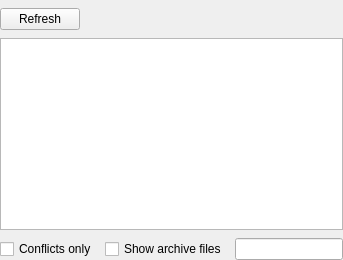
           <widget class="QWidget" name="dataTab">
            <attribute name="title">
             <string>Data</string>
            </attribute>
            <layout class="QVBoxLayout" name="verticalLayout_5">
             <property name="spacing">
              <number>8</number>
             </property>
             <property name="leftMargin">
              <number>0</number>
             </property>
             <property name="rightMargin">
              <number>0</number>
             </property>
             <property name="topMargin">
              <number>8</number>
             </property>
             <property name="bottomMargin">
              <number>0</number>
             </property>
             <item>
              <layout class="QHBoxLayout" name="horizontalLayout_12">
               <item>
                <widget class="QPushButton" name="dataTabRefresh">
                 <property name="toolTip">
                  <string>Refresh the virtual Data tree.</string>
                 </property>
                 <property name="whatsThis">
                  <string>Refresh the virtual Data tree. Hold Shift while clicking to clear it first and rebuild it from scratch.</string>
                 </property>
                 <property name="text">
                  <string>Refresh</string>
                 </property>
                 <property name="icon">
                  <iconset resource="resources.qrc">
                    <normaloff>:/MO/gui/mainwindow/refresh.svg</normaloff>:/MO/gui/mainwindow/refresh.svg</iconset>
                 </property>
                </widget>
               </item>
               <item>
                <spacer name="horizontalSpacer_4">
                 <property name="orientation">
                  <enum>Qt::Horizontal</enum>
                 </property>
                 <property name="sizeHint" stdset="0">
                  <size>
                   <width>40</width>
                   <height>20</height>
                  </size>
                 </property>
                </spacer>
               </item>
              </layout>
             </item>
             <item>
              <layout class="QHBoxLayout" name="horizontalLayout_2">
               <item>
                <widget class="QTreeView" name="dataTree">
                 <property name="contextMenuPolicy">
                  <enum>Qt::CustomContextMenu</enum>
                 </property>
                 <property name="whatsThis">
                  <string>The Data tree shows the virtual game directory MO2 exposes to the selected game. Files stay in their source mods or archives; MO2 does not copy them into the physical game folder. The Mod column identifies the winning source. Conflicts only filters to files with alternatives, and Show archive files includes entries provided by archives. Right-click a file for the preview, open, Explorer, and Mod Info actions available for it.</string>
                 </property>
                 <property name="alternatingRowColors">
                  <bool>true</bool>
                 </property>
                 <property name="selectionMode">
                  <enum>QAbstractItemView::ExtendedSelection</enum>
                 </property>
                 <property name="selectionBehavior">
                  <enum>QAbstractItemView::SelectRows</enum>
                 </property>
                 <property name="uniformRowHeights">
                  <bool>true</bool>
                 </property>
                 <property name="sortingEnabled">
                  <bool>true</bool>
                 </property>
                </widget>
               </item>
              </layout>
             </item>
             <item>
              <layout class="QHBoxLayout" name="horizontalLayout_13" stretch="0,0,1">
               <property name="spacing">
                <number>8</number>
               </property>
               <item>
                <widget class="QCheckBox" name="dataTabShowOnlyConflicts">
                 <property name="toolTip">
                  <string>Filter the list so that only conflicts are displayed.</string>
                 </property>
                 <property name="whatsThis">
                  <string>Filter the list so that only conflicts are displayed.</string>
                 </property>
                 <property name="text">
                  <string>Conflicts only</string>
                 </property>
                </widget>
               </item>
               <item>
                <widget class="QCheckBox" name="dataTabShowFromArchives">
                 <property name="toolTip">
                  <string>Include files from archives in the Data tree alongside loose files.</string>
                 </property>
                 <property name="statusTip">
                  <string/>
                 </property>
                 <property name="whatsThis">
                  <string>Include files from archives in the Data tree alongside loose files.</string>
                 </property>
                 <property name="text">
                  <string>Show archive files</string>
                 </property>
                </widget>
               </item>
               <item>
                <widget class="QLineEdit" name="dataTabFilter">
                 <property name="toolTip">
                  <string>Filter the Data tree.</string>
                 </property>
                 <property name="whatsThis">
                  <string>Filter the Data tree.</string>
                 </property>
                </widget>
               </item>
              </layout>
             </item>
            </layout>
           </widget>
